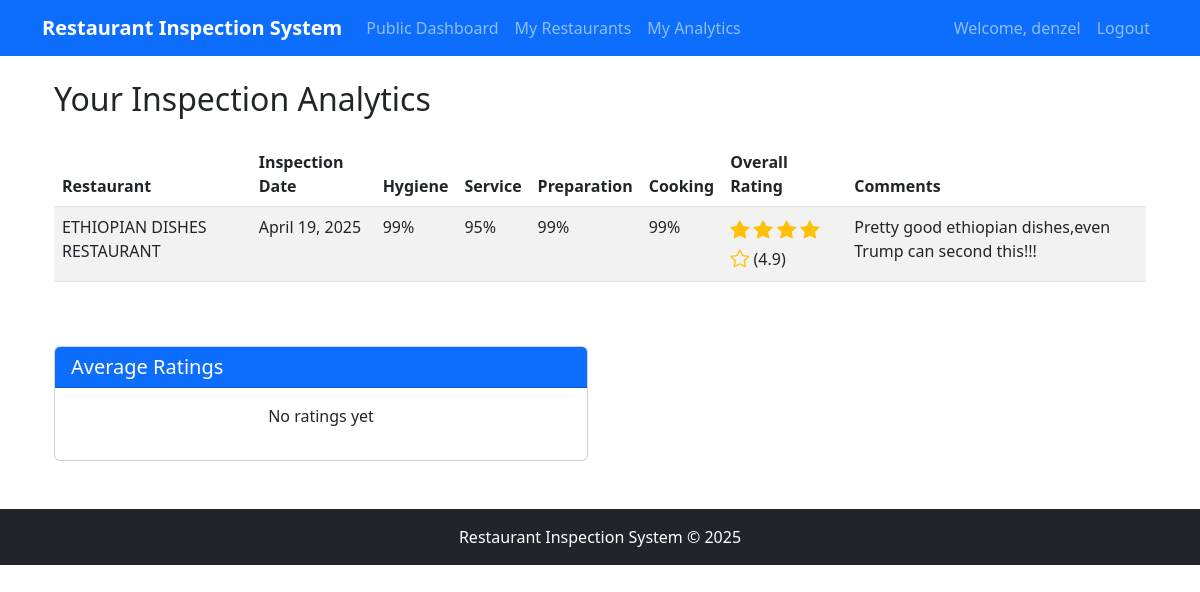
Page /analytics/ (signed in) on the earlier database version.
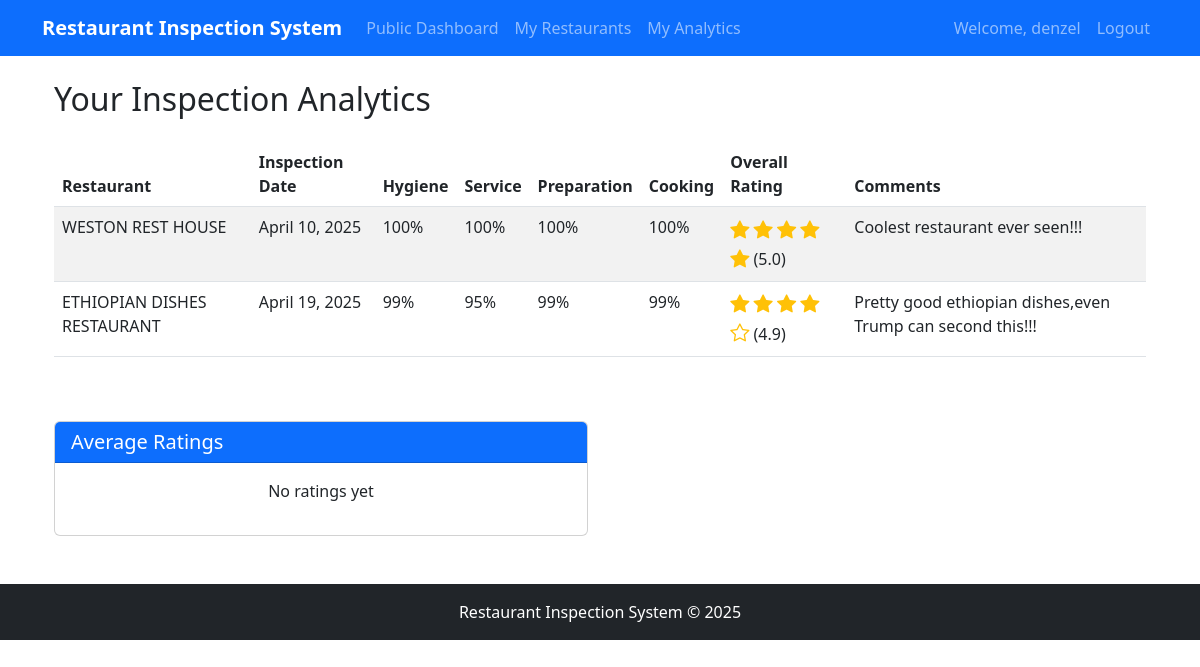
Same page on the later database version.
### inspections/models.py (models this page shows, shortened)
class Inspection(models.Model):
    inspection_request = models.OneToOneField(InspectionRequest, on_delete=models.CASCADE, related_name='inspection')
    inspector = models.ForeignKey(CustomUser, on_delete=models.CASCADE, related_name='inspections')
    inspection_date = models.DateField()
    general_hygiene = models.PositiveIntegerField(
        null=True,
        blank=True,
        validators=[MinValueValidator(0), MaxValueValidator(100)],
        help_text="Percentage score for general hygiene (0-100)"
    )
    customer_service = models.PositiveIntegerField(
        null=True,
        blank=True,
        validators=[MinValueValidator(0), MaxValueValidator(100)],
        help_text="Percentage score for customer service (0-100)"
    )
    food_preparation = models.PositiveIntegerField(
        null=True,
        blank=True,
        validators=[MinValueValidator(0), MaxValueValidator(100)],
        help_text="Percentage score for food preparation (0-100)"
    )
    cooking_outcome = models.PositiveIntegerField(
        null=True,
        blank=True,
        validators=[MinValueValidator(0), MaxValueValidator(100)],
        help_text="Percentage score for cooking outcome (0-100)"
    )
    comments = models.TextField(blank=True, null=True)
    is_completed = models.BooleanField(default=False)
    created_at = models.DateTimeField(auto_now_add=True)
    @property
    def overall_rating(self):
        if None in [self.general_hygiene, self.customer_service,
                    self.food_preparation, self.cooking_outcome]:
            return None
        average = (self.general_hygiene + self.customer_service +
                   self.food_preparation + self.cooking_outcome) / 4
        return round(average / 20, 1)  # Convert to 5-star scale

class InspectionRequest(models.Model):
    restaurant = models.ForeignKey('accounts.Restaurant', on_delete=models.CASCADE, related_name='inspection_requests')
    requested_date = models.DateField()
    is_approved = models.BooleanField(default=False)
    created_at = models.DateTimeField(auto_now_add=True)
    updated_at = models.DateTimeField(auto_now=True)

### accounts/models.py (models this page shows, shortened)
class Restaurant(models.Model):
    owner = models.ForeignKey('CustomUser', on_delete=models.CASCADE, related_name='restaurants')
    name = models.CharField(max_length=255)
    location = models.CharField(max_length=255)
    registration_date = models.DateTimeField(auto_now_add=True)

### inspections/views.py (the view)
# urls.py: path('analytics/', inspections_views.inspection_analytics, name='analytics'),
@login_required
def inspection_analytics(request):
    if not request.user.is_restaurant_owner:
        return redirect('home')
    restaurants = Restaurant.objects.filter(owner=request.user)
    inspections = Inspection.objects.filter(inspection_request__restaurant__in=restaurants)
    return render(request, 'inspections/analytics.html', {
        'inspections': inspections,
    })

### templates/inspections/analytics.html
{% extends 'base.html' %}
{% block content %}
<div class="container">
    <h2 class="mb-4">Your Inspection Analytics</h2>
    {% if inspections %}
        <div class="table-responsive">
            <table class="table table-striped">
                <thead>
                    <tr>
                        <th>Restaurant</th>
                        <th>Inspection Date</th>
                        <th>Hygiene</th>
                        <th>Service</th>
                        <th>Preparation</th>
                        <th>Cooking</th>
                        <th>Overall Rating</th>
                        <th>Comments</th>
                    </tr>
                </thead>
                <tbody>
                    {% for inspection in inspections %}
                        <tr>
                            <td>{{ inspection.inspection_request.restaurant.name }}</td>
                            <td>{{ inspection.inspection_date }}</td>
                            <td>{{ inspection.general_hygiene }}%</td>
                            <td>{{ inspection.customer_service }}%</td>
                            <td>{{ inspection.food_preparation }}%</td>
                            <td>{{ inspection.cooking_outcome }}%</td>
                            <td>
                                {% with stars=inspection.overall_rating %}
                                    {% for i in "12345" %}
                                        {% if forloop.counter <= stars %}
                                            <i class="bi bi-star-fill rating-stars"></i>
                                        {% else %}
                                            <i class="bi bi-star rating-stars"></i>
                                        {% endif %}
                                    {% endfor %}
                                    ({{ stars|floatformat:1 }})
                                {% endwith %}
                            </td>
                            <td>{{ inspection.comments }}</td>
                        </tr>
                    {% endfor %}
                </tbody>
            </table>
        </div>
        <div class="row mt-5">
            <div class="col-md-6">
                <div class="card">
                    <div class="card-header bg-primary text-white">
                        <h5 class="mb-0">Average Ratings</h5>
                    </div>
                    <div class="card-body">
                        {% with avg=inspections.0.inspection_request.restaurant.get_average_rating %}
                            {% if avg %}
                                <h3 class="text-center">
                                    {% for i in "12345" %}
                                        {% if forloop.counter <= avg %}
                                            <i class="bi bi-star-fill rating-stars"></i>
                                        {% else %}
                                            <i class="bi bi-star rating-stars"></i>
                                        {% endif %}
                                    {% endfor %}
                                    {{ avg|floatformat:1 }} / 5.0
                                </h3>
                            {% else %}
                                <p class="text-center">No ratings yet</p>
                            {% endif %}
                        {% endwith %}
                    </div>
                </div>
            </div>
        </div>
    {% else %}
        <div class="alert alert-info">
            You don't have any completed inspections yet.
        </div>
    {% endif %}
</div>
{% endblock %}

Differences in the rows shown:
added Inspection: inspection_request.restaurant.name "WESTON REST HOUSE", inspection_date "April 10, 2025", general_hygiene "100", customer_service "100", food_preparation "100", cooking_outcome "100", overall_rating "5.0", comments "Coolest restaurant ever seen!!!"
